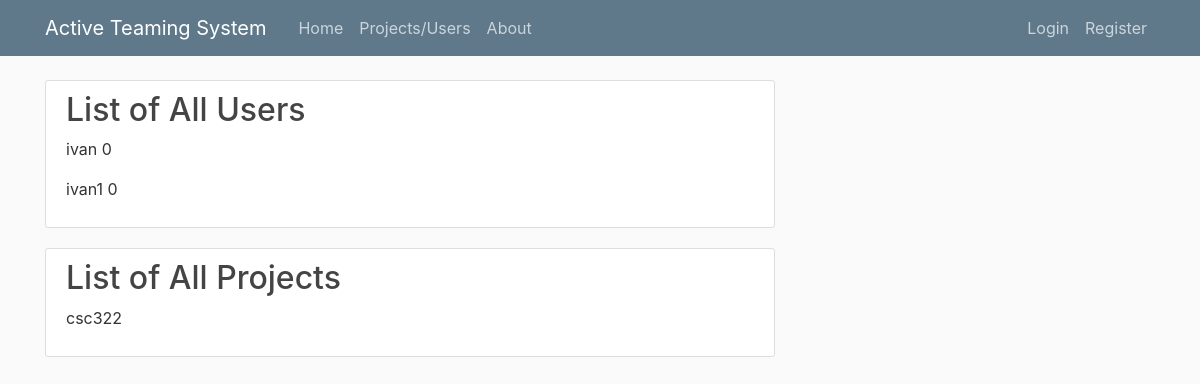
/projects_and_users, run on an earlier commit of the app's database.
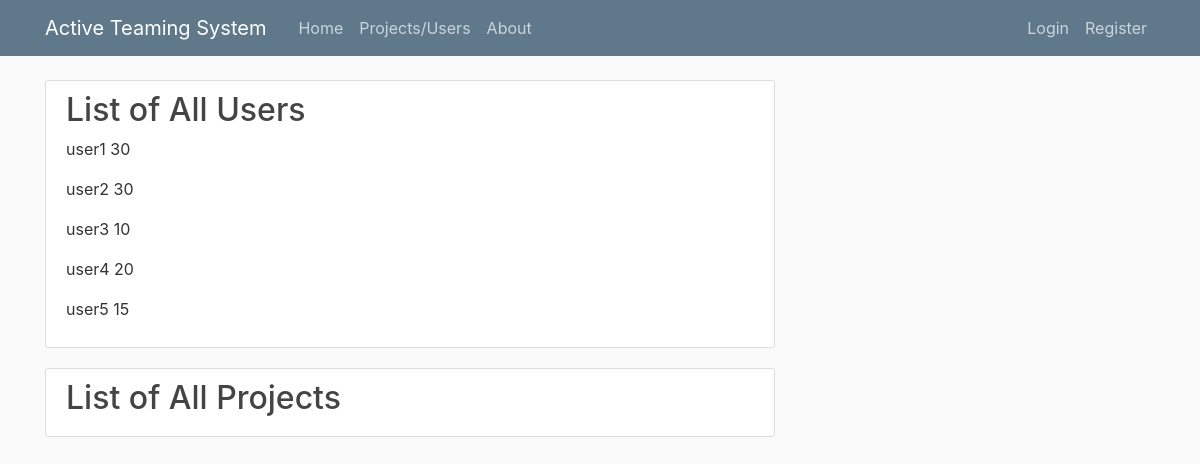
And on a later commit of the database.
### application/models.py (models this page shows, shortened)
class User(db.Model,UserMixin):
    id = db.Column(db.Integer, primary_key=True)
    username = db.Column(db.String(20), unique=True, nullable=False)
    email = db.Column(db.String(120), unique=True, nullable=False)
    image_file = db.Column(db.String(20), nullable=False, default='default.jpg')
    password = db.Column(db.String(60), nullable=False)
    rating = db.Column(db.Integer,nullable=False,default=0)
    compliments = db.relationship('Compliment', backref='recipient', lazy=True)
    complaints = db.relationship('Complaint', backref='complainee', lazy=True)
    UserBlacklist = db.relationship('UserBlacklist', backref='user_blacklisted', lazy=True)
    applications = db.relationship('Application', backref='referee', lazy=True)
    is_su = db.Column(db.Boolean, default=False, nullable=False)
    is_blacklisted = db.Column(db.Boolean, default=False, nullable=False)

class Project(db.Model):
    id = db.Column(db.Integer, primary_key=True)
    title = db.Column(db.String(100),unique=True, nullable=False)
    date_created = db.Column(db.DateTime, nullable=False, default=datetime.datetime.now())
    description = db.Column(db.Text, nullable=False)
    rating = db.Column(db.Integer, nullable =False, default=0)

### application/route.py (the view)
@app.route("/projects_and_users")
def projects_and_users():
    page = request.args.get('page',1,type=int)
    users = User.query.filter(User.email!='superuser@csc322.edu').order_by(User.id.asc()).paginate(page=page, per_page=5)
    projects = Project.query.order_by(Project.id.asc()).paginate(page=page, per_page=5)
    return render_template('projects_and_users.html', users=users,projects=projects)

### application/templates/projects_and_users.html
{% extends "layout.html" %}
{% block content %}
<article class="media content-section">
    <div class="media-body">
        <h2>List of All Users</h2>
        {% for user in users.items %}
        <p class="article-content">{{user.username}}&nbsp;{{user.rating}}</p>
        {% endfor %}
    </div>
</article>
<article class="media content-section">
    <div class="media-body">
        <h2>List of All Projects</h2>
        {% for project in projects.items %}
        <p class="article-content">{{project.title }}</p>
        {% endfor %}
    </div>
</article>
{% endblock content %}

### application/templates/layout.html (shortened to what this page needs)
<!DOCTYPE html>
<html>
<head>
    <link rel="stylesheet" href="https://maxcdn.bootstrapcdn.com/bootstrap/4.0.0/css/bootstrap.min.css">
    <link rel="stylesheet" type="text/css" href="{{ url_for('static', filename='main.css') }}">
</head>
<body>
    <header class="site-header">
      <nav class="navbar navbar-expand-md navbar-dark bg-steel fixed-top">
        <div class="container">
          <a class="navbar-brand mr-4" href="/">Active Teaming System</a>
          <div class="collapse navbar-collapse" id="navbarToggle">
            <div class="navbar-nav mr-auto">
              <a class="nav-item nav-link" href="{{ url_for('home') }}">Home</a>
              <a class="nav-item nav-link" href="{{ url_for('projects_and_users') }}">Projects/Users</a>
              <a class="nav-item nav-link" href="{{ url_for('about') }}">About</a>
            </div>
            <div class="navbar-nav">
              {%if current_user.is_authenticated%}
                {%if current_user.is_su%}
                  <a class="nav-item nav-link" href="{{ url_for('su') }}">SuperUser</a>
                {%endif%}
                <a class="nav-item nav-link" href="{{ url_for('form_group') }}">Form Group</a>
                <li class="nav-item dropdown">
                  <a class="nav-link dropdown-toggle" href="#" id="navbarDropdownMenuLink" data-toggle="dropdown" aria-haspopup="true" aria-expanded="false">
                    Account
                  </a>
                  <div class="dropdown-menu" aria-labelledby="navbarDropdownMenuLink">
                    <a class="dropdown-item" href="{{ url_for('account') }}">Info</a>
                    <a class="dropdown-item" href="{{ url_for('group') }}">Group</a>
                    <a class="dropdown-item" href="{{ url_for('message') }}">Message</a>
                    <a class="dropdown-item" href="{{ url_for('black_white') }}">Black/Whitelist</a>
                  </div>
                </li>
                <a class="nav-item nav-link" href="{{ url_for('logout') }}">Logout</a>
                {%else%}
                <a class="nav-item nav-link" href="{{ url_for('login') }}">Login</a>
                <a class="nav-item nav-link" href="{{ url_for('register') }}">Register</a>
              {%endif%}
            </div>
          </div>
        </div>
      </nav>
    </header>
    <main role="main" class="container">
      <div class="row">
        <div class="col-md-8">
          {% block content %}{% endblock %}
        </div>
      </div>
    </main>
</body>
</html>

### application/static/main.css (style rules this page uses)
body { background: #fafafa; color: #333333; margin-top: 5rem; }
h1, h2, h3, h4, h5, h6 { color: #444444; }
.bg-steel { background-color: #5f788a; }
.site-header .navbar-nav .nav-link { color: #cbd5db; }
.content-section { background: #ffffff; padding: 10px 20px; border: 1px solid #dddddd; border-radius: 3px; margin-bottom: 20px; }
.article-content { white-space: pre-line; }

What changed in the data, as far as the page shows it:
removed Project: title "csc322"
now on this page (row edited): User: username "user1", rating "30"
changed User: username "ivan" → "user2"; rating "0" → "30"
changed User: username "ivan1" → "user3"; rating "0" → "10"
added User: username "user4", rating "20"
added User: username "user5", rating "15"
